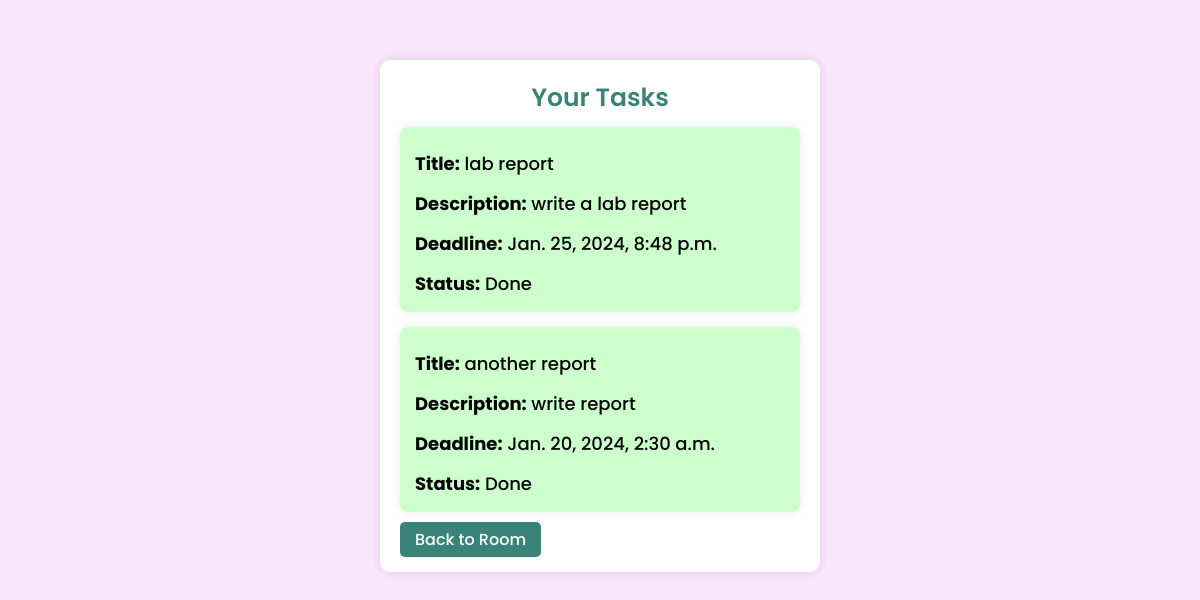
The app's page /tasks/ (signed in) with its own data.
### myapp/models.py (models this page shows)
class Task(models.Model):
    title = models.CharField(max_length=255)
    description = models.TextField()
    deadline = models.DateTimeField()
    assigned_to = models.ForeignKey(User, on_delete=models.CASCADE, related_name='assigned_tasks')
    status_choices = [
        ('Ongoing', 'Ongoing'),
        ('Done', 'Done'),
    ]
    room=models.ForeignKey(ProjectRoom, on_delete=models.CASCADE,null=True)
    status = models.CharField(max_length=10, choices=status_choices, default='Ongoing')

### myapp/views.py (the view)
# urls.py: path('tasks/', views.tasks, name='tasks'),
def tasks(request):
    room = ProjectRoom.objects.filter(team_members=request.user).first()
    tasks = Task.objects.filter(assigned_to=request.user)
    return render(request, 'tasks.html', {'tasks': tasks,'room':room})

### templates/tasks.html (shortened to what this page needs)
<!DOCTYPE html>
<html lang="en">
  <head>
  </head>
  <body>
    <section>
      <h3>Your Tasks</h3>
      <ul>
        {% for task in tasks %}
        <li
          class="{% if task.status == 'Ongoing' %}ongoing{% elif task.status == 'Done' %}done{% endif %}"
        >
          <div class="para">
            <p><b>Title:</b> {{ task.title }}</p>
            <p><b>Description:</b> {{ task.description }}</p>
            <p><b>Deadline:</b> {{ task.deadline }}</p>
            <p><b>Status:</b> {{ task.status }}</p>
          </div>
        </li>
        {% endfor %}
      </ul>
      <div class="back">
        <a href="{% url 'room_details' room.id %}">Back to Room</a>
      </div>
    </section>
  </body>
</html>

### templates/tasks.html (style rules this page uses)
body { font-family: "Poppins", sans-serif; background: #f9e6fa; margin-top: 40px; padding: 0; display: flex; flex-direction: column; align-items: center; }
section { width: 400px; background-color: #ffffff; padding: 20px; margin-top: 20px; border-radius: 10px; box-shadow: 0 0 10px rgba(0, 0, 0, 0.1); }
h3 { color: #398378; margin-top: -1px; font-size: 25px; font-weight: 600; text-align: center; margin-bottom: 20px; }
ul { list-style-type: none; padding: 0; margin: 0; margin-top: -10px; }
li { margin-bottom: 15px; padding: 5px 15px; border-radius: 8px; box-shadow: 0 0 10px rgba(0, 0, 0, 0.1); }
p { margin-bottom: -5px; font-size: 18px; font-weight: 500; }
.para { margin-bottom: 15px; }
.done { background-color: #ccffcc; }
a { text-decoration: none; background-color: #398378; color: white; padding: 6px 15px; border-radius: 5px; font-size: 16px; font-weight: 500; }

### records on screen
Task: title "lab report", description "write a lab report", deadline "Jan. 25, 2024, 8:48 p.m.", status "Done"
Task: title "another report", description "write report", deadline "Jan. 20, 2024, 2:30 a.m.", status "Done"
